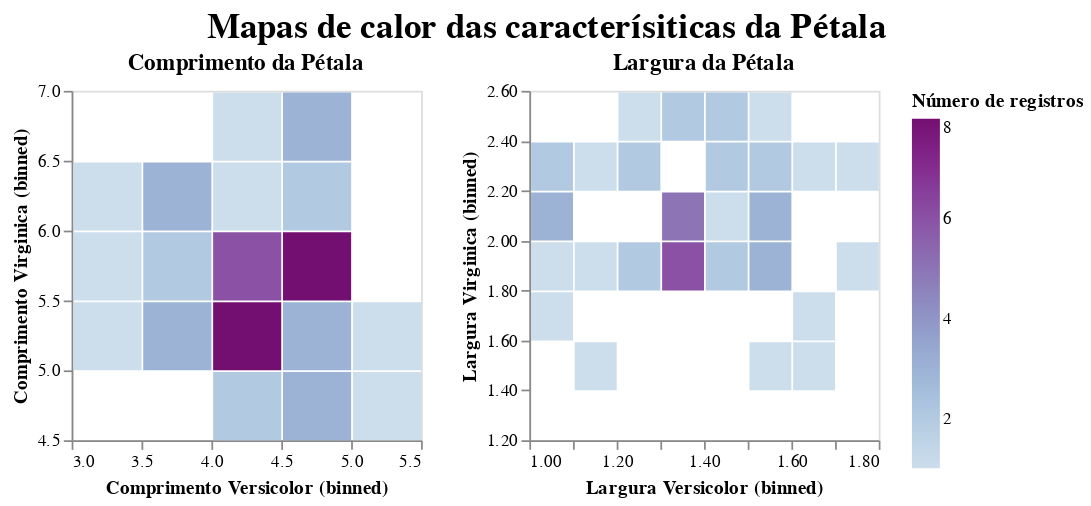

Notebook code cell kept with this figure:
### Code cell
heatmap_comp = alt.Chart(iris_petal_versi_virg, title='Comprimento da Pétala').mark_bar().encode(
    alt.X('Comprimento Versicolor:Q', bin=alt.BinParams(maxbins=10)),
    alt.Y('Comprimento Virginica:Q', bin=alt.BinParams(maxbins=10)),
    alt.Color('count()', title='Número de registros', scale=alt.Scale(scheme='bluepurple'))
).properties(
    width=200,
    height=200
)

heatmap_larg = alt.Chart(iris_petal_versi_virg, title='Largura da Pétala').mark_bar().encode(
    alt.X('Largura Versicolor:Q', bin=alt.BinParams(maxbins=10)),
    alt.Y('Largura Virginica:Q', bin=alt.BinParams(maxbins=10)),
    alt.Color('count()', title='Número de registros', scale=alt.Scale(scheme='bluepurple'))
).properties(
    width=200,
    height=200
)

alt.hconcat(heatmap_comp, heatmap_larg).properties(
    title={'text':'Mapas de calor das caracterísiticas da Pétala', 
           'anchor': 'middle', 
           'fontSize': 20}
    )

### Figure 1 — Vega-Lite specification as saved in the notebook (floating-point values rounded to 4 significant figures)
{"config": {"view": {"continuousWidth": 300, "continuousHeight": 300}}, "hconcat": [{"mark": {"type": "bar"}, "encoding": {"color": {"aggregate": "count", "scale": {"scheme": "bluepurple"}, "title": "Número de registros", "type": "quantitative"}, "x": {"bin": {"maxbins": 10}, "field": "Comprimento Versicolor", "type": "quantitative"}, "y": {"bin": {"maxbins": 10}, "field": "Comprimento Virginica", "type": "quantitative"}}, "height": 200, "title": "Comprimento da Pétala", "width": 200}, {"mark": {"type": "bar"}, "encoding": {"color": {"aggregate": "count", "scale": {"scheme": "bluepurple"}, "title": "Número de registros", "type": "quantitative"}, "x": {"bin": {"maxbins": 10}, "field": "Largura Versicolor", "type": "quantitative"}, "y": {"bin": {"maxbins": 10}, "field": "Largura Virginica", "type": "quantitative"}}, "height": 200, "title": "Largura da Pétala", "width": 200}], "data": {"name": "data-639306c0dfcac58c7bfb8d7cf4e2245e"}, "title": {"text": "Mapas de calor das caracterísiticas da Pétala", "anchor": "middle", "fontSize": 20}, "$schema": "https://vega.github.io/schema/vega-lite/v5.20.1.json", "datasets": {"data-639306c0dfcac58c7bfb8d7cf4e2245e": [{"Comprimento Versicolor": 4.7, "Largura Versicolor": 1.4, "Comprimento Virginica": 6.0, "Largura Virginica": 2.5}, {"Comprimento Versicolor": 4.5, "Largura Versicolor": 1.5, "Comprimento Virginica": 5.1, "Largura Virginica": 1.9}, {"Comprimento Versicolor": 4.9, "Largura Versicolor": 1.5, "Comprimento Virginica": 5.9, "Largura Virginica": 2.1}, {"Comprimento Versicolor": 4.0, "Largura Versicolor": 1.3, "Comprimento Virginica": 5.6, "Largura Virginica": 1.8}, {"Comprimento Versicolor": 4.6, "Largura Versicolor": 1.5, "Comprimento Virginica": 5.8, "Largura Virginica": 2.2}, {"Comprimento Versicolor": 4.5, "Largura Versicolor": 1.3, "Comprimento Virginica": 6.6, "Largura Virginica": 2.1}, {"Comprimento Versicolor": 4.7, "Largura Versicolor": 1.6, "Comprimento Virginica": 4.5, "Largura Virginica": 1.7}, {"Comprimento Versicolor": 3.3, "Largura Versicolor": 1.0, "Comprimento Virginica": 6.3, "Largura Virginica": 1.8}, {"Comprimento Versicolor": 4.6, "Largura Versicolor": 1.3, "Comprimento Virginica": 5.8, "Largura Virginica": 1.8}, {"Comprimento Versicolor": 3.9, "Largura Versicolor": 1.4, "Comprimento Virginica": 6.1, "Largura Virginica": 2.5}, {"Comprimento Versicolor": 3.5, "Largura Versicolor": 1.0, "Comprimento Virginica": 5.1, "Largura Virginica": 2.0}, {"Comprimento Versicolor": 4.2, "Largura Versicolor": 1.5, "Comprimento Virginica": 5.3, "Largura Virginica": 1.9}, {"Comprimento Versicolor": 4.0, "Largura Versicolor": 1.0, "Comprimento Virginica": 5.5, "Largura Virginica": 2.1}, {"Comprimento Versicolor": 4.7, "Largura Versicolor": 1.4, "Comprimento Virginica": 5.0, "Largura Virginica": 2.0}, {"Comprimento Versicolor": 3.6, "Largura Versicolor": 1.3, "Comprimento Virginica": 5.1, "Largura Virginica": 2.4}, {"Comprimento Versicolor": 4.4, "Largura Versicolor": 1.4, "Comprimento Virginica": 5.3, "Largura Virginica": 2.3}, {"Comprimento Versicolor": 4.5, "Largura Versicolor": 1.5, "Comprimento Virginica": 5.5, "Largura Virginica": 1.8}, {"Comprimento Versicolor": 4.1, "Largura Versicolor": 1.0, "Comprimento Virginica": 6.7, "Largura Virginica": 2.2}, {"Comprimento Versicolor": 4.5, "Largura Versicolor": 1.5, "Comprimento Virginica": 6.9, "Largura Virginica": 2.3}, {"Comprimento Versicolor": 3.9, "Largura Versicolor": 1.1, "Comprimento Virginica": 5.0, "Largura Virginica": 1.5}, {"Comprimento Versicolor": 4.8, "Largura Versicolor": 1.8, "Comprimento Virginica": 5.7, "Largura Virginica": 2.3}, {"Comprimento Versicolor": 4.0, "Largura Versicolor": 1.3, "Comprimento Virginica": 4.9, "Largura Virginica": 2.0}, {"Comprimento Versicolor": 4.9, "Largura Versicolor": 1.5, "Comprimento Virginica": 6.7, "Largura Virginica": 2.0}, {"Comprimento Versicolor": 4.7, "Largura Versicolor": 1.2, "Comprimento Virginica": 4.9, "Largura Virginica": 1.8}, {"Comprimento Versicolor": 4.3, "Largura Versicolor": 1.3, "Comprimento Virginica": 5.7, "Largura Virginica": 2.1}, {"Comprimento Versicolor": 4.4, "Largura Versicolor": 1.4, "Comprimento Virginica": 6.0, "Largura Virginica": 1.8}, {"Comprimento Versicolor": 4.8, "Largura Versicolor": 1.4, "Comprimento Virginica": 4.8, "Largura Virginica": 1.8}, {"Comprimento Versicolor": 5.0, "Largura Versicolor": 1.7, "Comprimento Virginica": 4.9, "Largura Virginica": 1.8}, {"Comprimento Versicolor": 4.5, "Largura Versicolor": 1.5, "Comprimento Virginica": 5.6, "Largura Virginica": 2.1}, {"Comprimento Versicolor": 3.5, "Largura Versicolor": 1.0, "Comprimento Virginica": 5.8, "Largura Virginica": 1.6}, {"Comprimento Versicolor": 3.8, "Largura Versicolor": 1.1, "Comprimento Virginica": 6.1, "Largura Virginica": 1.9}, {"Comprimento Versicolor": 3.7, "Largura Versicolor": 1.0, "Comprimento Virginica": 6.4, "Largura Virginica": 2.0}, {"Comprimento Versicolor": 3.9, "Largura Versicolor": 1.2, "Comprimento Virginica": 5.6, "Largura Virginica": 2.2}, {"Comprimento Versicolor": 5.1, "Largura Versicolor": 1.6, "Comprimento Virginica": 5.1, "Largura Virginica": 1.5}, {"Comprimento Versicolor": 4.5, "Largura Versicolor": 1.5, "Comprimento Virginica": 5.6, "Largura Virginica": 1.4}, {"Comprimento Versicolor": 4.5, "Largura Versicolor": 1.6, "Comprimento Virginica": 6.1, "Largura Virginica": 2.3}, {"Comprimento Versicolor": 4.7, "Largura Versicolor": 1.5, "Comprimento Virginica": 5.6, "Largura Virginica": 2.4}, {"Comprimento Versicolor": 4.4, "Largura Versicolor": 1.3, "Comprimento Virginica": 5.5, "Largura Virginica": 1.8}, {"Comprimento Versicolor": 4.1, "Largura Versicolor": 1.3, "Comprimento Virginica": 4.8, "Largura Virginica": 1.8}, {"Comprimento Versicolor": 4.0, "Largura Versicolor": 1.3, "Comprimento Virginica": 5.4, "Largura Virginica": 2.1}, {"Comprimento Versicolor": 4.4, "Largura Versicolor": 1.2, "Comprimento Virginica": 5.6, "Largura Virginica": 2.4}, {"Comprimento Versicolor": 4.6, "Largura Versicolor": 1.4, "Comprimento Virginica": 5.1, "Largura Virginica": 2.3}, {"Comprimento Versicolor": 4.0, "Largura Versicolor": 1.2, "Comprimento Virginica": 5.1, "Largura Virginica": 1.9}, {"Comprimento Versicolor": 3.3, "Largura Versicolor": 1.0, "Comprimento Virginica": 5.9, "Largura Virginica": 2.3}, {"Comprimento Versicolor": 4.2, "Largura Versicolor": 1.3, "Comprimento Virginica": 5.7, "Largura Virginica": 2.5}, {"Comprimento Versicolor": 4.2, "Largura Versicolor": 1.2, "Comprimento Virginica": 5.2, "Largura Virginica": 2.3}, {"Comprimento Versicolor": 4.2, "Largura Versicolor": 1.3, "Comprimento Virginica": 5.0, "Largura Virginica": 1.9}, {"Comprimento Versicolor": 4.3, "Largura Versicolor": 1.3, "Comprimento Virginica": 5.2, "Largura Virginica": 2.0}, {"Comprimento Versicolor": 3.0, "Largura Versicolor": 1.1, "Comprimento Virginica": 5.4, "Largura Virginica": 2.3}, {"Comprimento Versicolor": 4.1, "Largura Versicolor": 1.3, "Comprimento Virginica": 5.1, "Largura Virginica": 1.8}]}}
